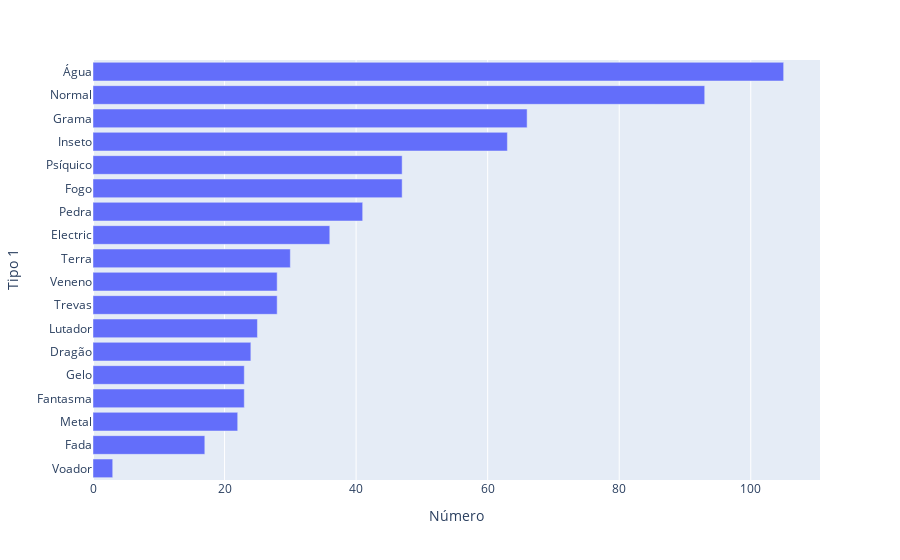

Notebook source saved alongside this figure:
### Code cell
import plotly.express as px
fig = px.bar(df_pokemon.drop_duplicates(subset="Número").groupby(["Tipo 1"]).count().reset_index(), x="Número", y="Tipo 1", orientation='h',height=1000)
fig.update_yaxes(categoryorder="total ascending")
fig.show()

### Figure 1 — Plotly figure (JSON) as saved in the notebook; plotly's stock layout.template omitted (floating-point values rounded to 4 significant figures)
{"data": [{"alignmentgroup": "True", "hovertemplate": "Número=%{x}<br>Tipo 1=%{y}<extra></extra>", "legendgroup": "", "marker": {"color": "#636efa", "pattern": {"shape": ""}}, "name": "", "offsetgroup": "", "orientation": "h", "showlegend": false, "textposition": "auto", "type": "bar", "x": [24, 36, 17, 23, 47, 23, 66, 63, 25, 22, 93, 41, 47, 30, 28, 28, 3, 105], "xaxis": "x", "y": ["Dragão", "Electric", "Fada", "Fantasma", "Fogo", "Gelo", "Grama", "Inseto", "Lutador", "Metal", "Normal", "Pedra", "Psíquico", "Terra", "Trevas", "Veneno", "Voador", "Água"], "yaxis": "y"}], "layout": {"autosize": true, "barmode": "relative", "legend": {"tracegroupgap": 0}, "margin": {"t": 60}, "xaxis": {"anchor": "y", "autorange": true, "domain": [0, 1], "range": [0, 110.5], "title": {"text": "Número"}, "type": "linear"}, "yaxis": {"anchor": "x", "autorange": true, "categoryorder": "total ascending", "domain": [0, 1], "range": [-0.5, 17.5], "title": {"text": "Tipo 1"}, "type": "category"}}}
